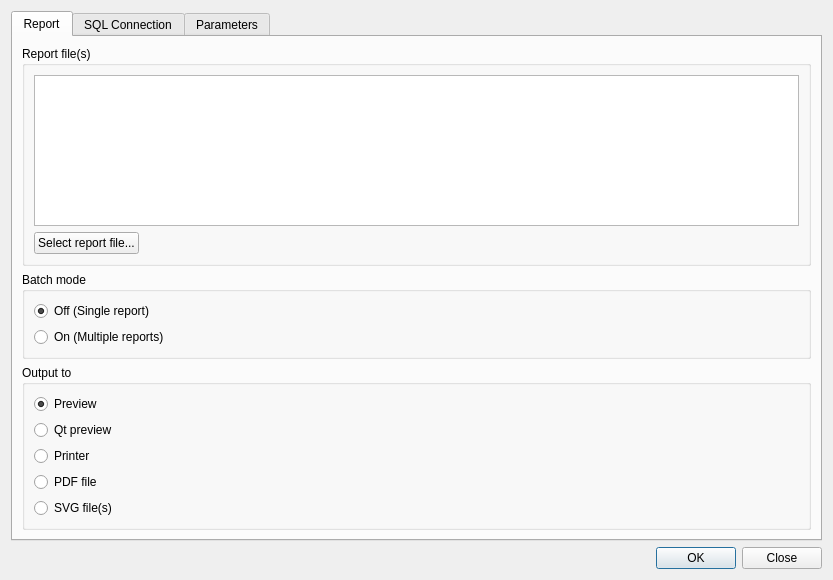
<?xml version="1.0" encoding="UTF-8"?>
<ui version="4.0">
 <class>NCRTestFormUI</class>
 <widget class="QWidget" name="NCRTestFormUI">
  <property name="geometry">
   <rect>
    <x>0</x>
    <y>0</y>
    <width>833</width>
    <height>580</height>
   </rect>
  </property>
  <property name="windowTitle">
   <string>NCReport tester</string>
  </property>
  <layout class="QVBoxLayout" name="verticalLayout_6">
   <item>
    <widget class="QTabWidget" name="tabWidget">
     <property name="currentIndex">
      <number>0</number>
     </property>
     <widget class="QWidget" name="tabReport">
      <attribute name="title">
       <string>Report</string>
      </attribute>
      <layout class="QVBoxLayout" name="verticalLayout_5">
       <item>
        <widget class="QGroupBox" name="gbFile">
         <property name="title">
          <string>Report file(s)</string>
         </property>
         <layout class="QFormLayout" name="formLayout">
          <item row="1" column="0">
           <widget class="QPushButton" name="btnSelectFile">
            <property name="text">
             <string>Select report file...</string>
            </property>
           </widget>
          </item>
          <item row="0" column="0" colspan="2">
           <widget class="QPlainTextEdit" name="teReportFiles"/>
          </item>
         </layout>
        </widget>
       </item>
       <item>
        <widget class="QGroupBox" name="gbRunMode">
         <property name="title">
          <string>Batch mode</string>
         </property>
         <layout class="QVBoxLayout" name="verticalLayout_2">
          <item>
           <widget class="QRadioButton" name="rbSingle">
            <property name="text">
             <string>Off (Single report)</string>
            </property>
            <property name="checked">
             <bool>true</bool>
            </property>
           </widget>
          </item>
          <item>
           <widget class="QRadioButton" name="rbBatch">
            <property name="text">
             <string>On (Multiple reports)</string>
            </property>
           </widget>
          </item>
         </layout>
        </widget>
       </item>
       <item>
        <widget class="QGroupBox" name="gbOutput">
         <property name="title">
          <string>Output to</string>
         </property>
         <layout class="QVBoxLayout" name="layyyy_2">
          <item>
           <widget class="QRadioButton" name="rbPreview">
            <property name="text">
             <string>Preview</string>
            </property>
            <property name="checked">
             <bool>true</bool>
            </property>
           </widget>
          </item>
          <item>
           <widget class="QRadioButton" name="rbQtPreview">
            <property name="text">
             <string>Qt preview</string>
            </property>
           </widget>
          </item>
          <item>
           <widget class="QRadioButton" name="rbPrinter">
            <property name="text">
             <string>Printer</string>
            </property>
           </widget>
          </item>
          <item>
           <widget class="QRadioButton" name="rbPdf">
            <property name="text">
             <string>PDF file</string>
            </property>
           </widget>
          </item>
          <item>
           <widget class="QRadioButton" name="rbSvg">
            <property name="text">
             <string>SVG file(s)</string>
            </property>
           </widget>
          </item>
         </layout>
        </widget>
       </item>
       <item>
        <spacer name="verticalSpacer_2">
         <property name="orientation">
          <enum>Qt::Vertical</enum>
         </property>
         <property name="sizeHint" stdset="0">
          <size>
           <width>20</width>
           <height>40</height>
          </size>
         </property>
        </spacer>
       </item>
      </layout>
     </widget>
     <widget class="QWidget" name="tabConnect">
      <attribute name="title">
       <string>SQL Connection</string>
      </attribute>
      <layout class="QVBoxLayout" name="verticalLayout_3">
       <item>
        <widget class="QGroupBox" name="gbConn">
         <property name="title">
          <string>Database connection</string>
         </property>
         <layout class="QFormLayout" name="formLayout_2">
          <item row="1" column="0">
           <widget class="QLabel" name="label_6">
            <property name="text">
             <string>Connection ID</string>
            </property>
           </widget>
          </item>
          <item row="1" column="1">
           <widget class="QLineEdit" name="leConnID"/>
          </item>
          <item row="2" column="0">
           <widget class="QLabel" name="label">
            <property name="text">
             <string>Database driver</string>
            </property>
           </widget>
          </item>
          <item row="2" column="1">
           <widget class="QComboBox" name="comboDriver">
            <item>
             <property name="text">
              <string>QDB2</string>
             </property>
            </item>
            <item>
             <property name="text">
              <string>QIBASE</string>
             </property>
            </item>
            <item>
             <property name="text">
              <string>QMYSQL</string>
             </property>
            </item>
            <item>
             <property name="text">
              <string>QOCI</string>
             </property>
            </item>
            <item>
             <property name="text">
              <string>QODBC</string>
             </property>
            </item>
            <item>
             <property name="text">
              <string>QPSQL</string>
             </property>
            </item>
            <item>
             <property name="text">
              <string>QSQLITE2</string>
             </property>
            </item>
            <item>
             <property name="text">
              <string>QSQLITE</string>
             </property>
            </item>
            <item>
             <property name="text">
              <string>QTDS</string>
             </property>
            </item>
           </widget>
          </item>
          <item row="3" column="0">
           <widget class="QLabel" name="label_2">
            <property name="text">
             <string>Host name</string>
            </property>
           </widget>
          </item>
          <item row="3" column="1">
           <widget class="QLineEdit" name="leHost"/>
          </item>
          <item row="4" column="0">
           <widget class="QLabel" name="label_3">
            <property name="text">
             <string>Database</string>
            </property>
           </widget>
          </item>
          <item row="4" column="1">
           <widget class="QLineEdit" name="leDB"/>
          </item>
          <item row="5" column="0">
           <widget class="QLabel" name="label_4">
            <property name="text">
             <string>Username</string>
            </property>
           </widget>
          </item>
          <item row="5" column="1">
           <widget class="QLineEdit" name="leUser"/>
          </item>
          <item row="6" column="0">
           <widget class="QLabel" name="label_5">
            <property name="text">
             <string>Password</string>
            </property>
           </widget>
          </item>
          <item row="6" column="1">
           <widget class="QLineEdit" name="lePassw">
            <property name="echoMode">
             <enum>QLineEdit::Password</enum>
            </property>
           </widget>
          </item>
          <item row="0" column="0" colspan="2">
           <widget class="QCheckBox" name="cbUseDBConnect">
            <property name="text">
             <string>Use database connection</string>
            </property>
           </widget>
          </item>
         </layout>
        </widget>
       </item>
       <item>
        <spacer name="verticalSpacer">
         <property name="orientation">
          <enum>Qt::Vertical</enum>
         </property>
         <property name="sizeHint" stdset="0">
          <size>
           <width>20</width>
           <height>40</height>
          </size>
         </property>
        </spacer>
       </item>
      </layout>
     </widget>
     <widget class="QWidget" name="tabParam">
      <attribute name="title">
       <string>Parameters</string>
      </attribute>
      <layout class="QHBoxLayout" name="horizontalLayout">
       <item>
        <widget class="QTableWidget" name="tableParams">
         <column>
          <property name="text">
           <string>Name</string>
          </property>
         </column>
         <column>
          <property name="text">
           <string>Value</string>
          </property>
         </column>
        </widget>
       </item>
       <item>
        <layout class="QVBoxLayout" name="verticalLayout">
         <item>
          <widget class="QPushButton" name="btnAdd">
           <property name="text">
            <string>Add</string>
           </property>
          </widget>
         </item>
         <item>
          <widget class="QPushButton" name="btnRemove">
           <property name="text">
            <string>Remove</string>
           </property>
          </widget>
         </item>
         <item>
          <spacer name="spc">
           <property name="orientation">
            <enum>Qt::Vertical</enum>
           </property>
           <property name="sizeHint" stdset="0">
            <size>
             <width>20</width>
             <height>40</height>
            </size>
           </property>
          </spacer>
         </item>
        </layout>
       </item>
      </layout>
     </widget>
    </widget>
   </item>
   <item>
    <widget class="QDialogButtonBox" name="buttonBox">
     <property name="standardButtons">
      <set>QDialogButtonBox::Close|QDialogButtonBox::Ok</set>
     </property>
    </widget>
   </item>
  </layout>
 </widget>
 <tabstops>
  <tabstop>rbPreview</tabstop>
  <tabstop>rbQtPreview</tabstop>
  <tabstop>rbPrinter</tabstop>
  <tabstop>rbPdf</tabstop>
  <tabstop>rbSvg</tabstop>
  <tabstop>rbSingle</tabstop>
  <tabstop>rbBatch</tabstop>
  <tabstop>btnAdd</tabstop>
  <tabstop>btnRemove</tabstop>
  <tabstop>cbUseDBConnect</tabstop>
  <tabstop>tabWidget</tabstop>
  <tabstop>buttonBox</tabstop>
  <tabstop>leConnID</tabstop>
  <tabstop>comboDriver</tabstop>
  <tabstop>leHost</tabstop>
  <tabstop>leDB</tabstop>
  <tabstop>leUser</tabstop>
  <tabstop>lePassw</tabstop>
  <tabstop>tableParams</tabstop>
 </tabstops>
 <resources/>
 <connections/>
</ui>
